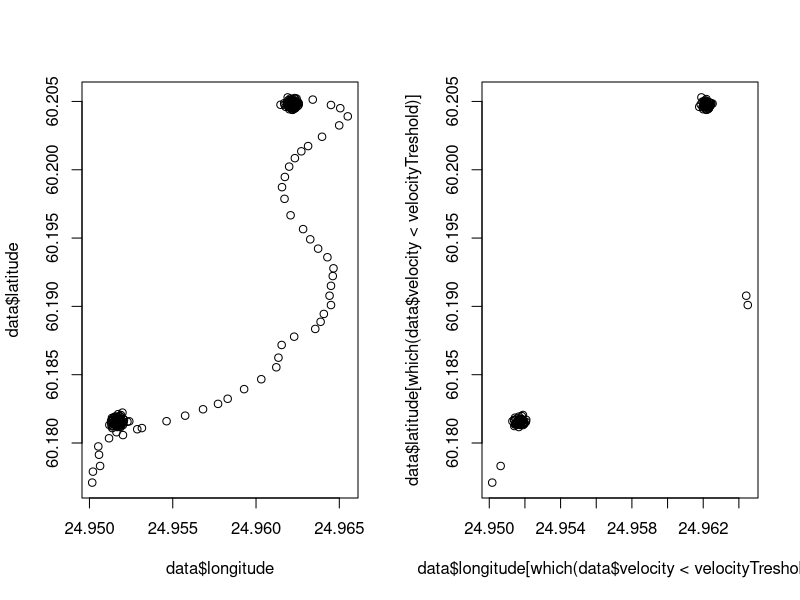

The R script that drew this image:
require(geosphere)

preprocessData = function(data) {
  data$distance = 0
  data$velocity = 0
  
  for (i in 2:nrow(data)) {
    p1 = c(data[i - 1,]$latitude, data[i - 1,]$longitude)
    p2 = c(data[i,]$latitude, data[i,]$longitude)
    elapsedTime = data[i,]$time - data[i - 1,]$time
    
    data[i,]$distance = distCosine(p1 = p1, p2 = p2) # meters
    data[i,]$velocity = data[i,]$distance / elapsedTime # meters/sec
  }
  
  return(data)
}

estimate_mode <- function(x) {
  d <- density(x)
  d$x[which.max(d$y)]
}

data = read.csv("velocity_pruning.csv", header = TRUE, sep = ",")
data = preprocessData(data)

par(mfrow = c(1,2))
plot(x = data$longitude, y = data$latitude)

velocityTreshold = round(estimate_mode(data$velocity), 1)
plot(x = data$longitude[ which(data$velocity < velocityTreshold)], y = data$latitude[ which(data$velocity < velocityTreshold)])
